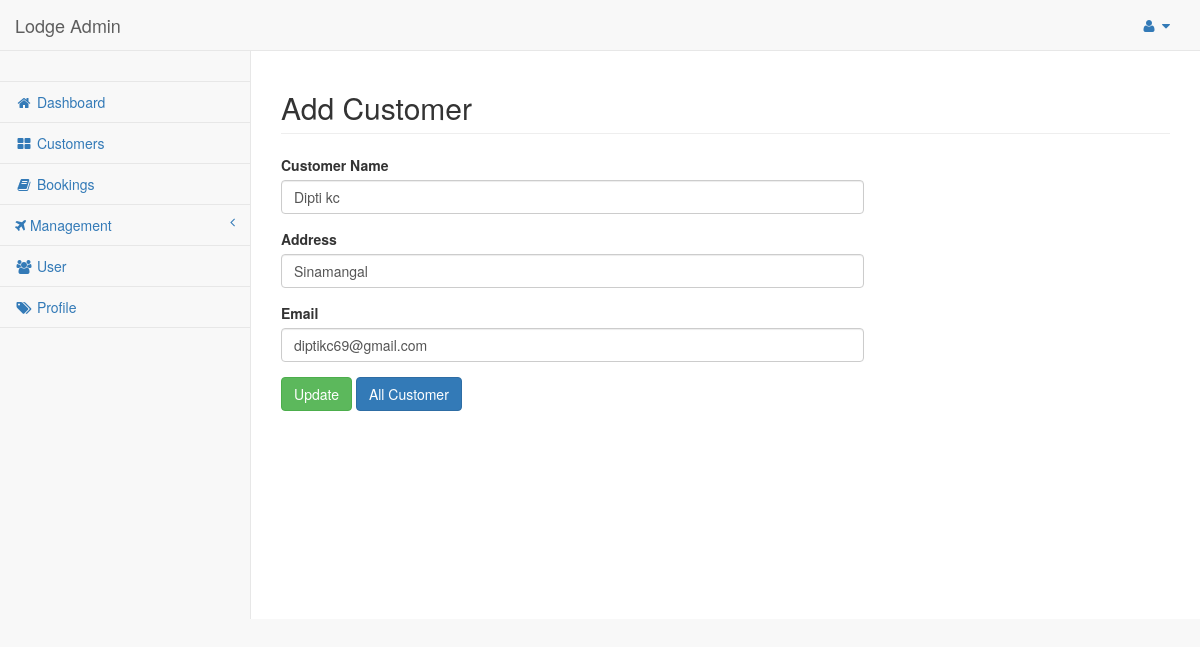
The app's page /admin/edit-customer.php?id=30 (signed in) with its own data.
### tables this page shows
CREATE TABLE `ldg_customer` (
  `id` int(100) NOT NULL,
  `name` varchar(100) NOT NULL,
  `address` varchar(100) NOT NULL,
  `email` varchar(100) NOT NULL
);

### admin/edit-customer.php (the view, shortened to what this page needs)
<?php
include 'include/head.php';
$editId = $_GET['id'];
$sql = "SELECT * FROM ldg_customer WHERE id = $editId";
$result = mysqli_query($conn,$sql);
while($row = mysqli_fetch_array($result)) {
    $Name = $row['name'];
    $Address = $row['address'];
    $Email = $row['email'];
}
?>
<body>
    <div id="wrapper">
        <nav class="navbar navbar-default navbar-static-top" role="navigation" style="margin-bottom: 0">
            <?php include 'include/navbar.php';?>
            <?php include 'include/sidebar.php';?>
        </nav>
        <div id="page-wrapper">
            <div class="row">
                <div class="col-lg-12">
                    <h2 class="page-header">Add Customer</h2>
                </div>
            </div>
            <div class="row">
            <div class="col-sm-12">
            </div>
            <form action="edit-customer.php?id=<?php echo $editId;?>" method="post">
                <div class="col-lg-8 col-md-8">
                    <div class="form-group">
                        <label><b>Customer Name</b></label>
                        <input value="<?php echo $Name; ?>" class="form-control" name="name" placeholder="Dipti K.C.">
                    </div>
                </div>
                <div class="col-lg-8 col-md-8">
                    <div class="form-group">
                        <label><b>Address</b></label>
                        <input  value="<?php echo $Address; ?>" class="form-control" name="address" placeholder="Sinamangal">
                    </div>
                </div>
                <div class="col-lg-8 col-md-8">
                    <div class="form-group">
                        <label><b>Email</b></label>
                        <input  value="<?php echo $Email; ?>" class="form-control" name="email" placeholder="diptikc69@gmail.com">
                    </div>
                    </div>
                <div class="col-sm-12">
                    <button type="submit" name="update" class="btn btn-success">
                        Update
                    </button>
                    <a href="list-customer.php" class="btn btn-primary">All Customer</a>
                </div>
            </form>
            </div>
        </div>
    </div>
</body>
</html>

### records on screen
ldg_customer: name "Dipti kc", address "Sinamangal", email "diptikc69@gmail.com"
